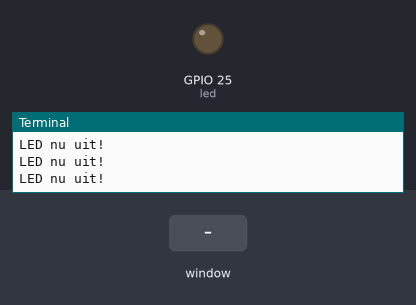
Simulated run of this program. Board: Raspberry Pi (BCM pin numbers). Parts: output pins drawn as LEDs (lit = HIGH), the last lines printed to the terminal. The test bench sets the inputs (shaded band). The desktop window is not drawn, its controls go by their first labels and the mouse button is held 0.15 s; the clock reads 2024-03-15 10:24:30 at power-on unless the program sets it.

Above: at 1.2 s.
1.3 s: control labelled "LICHT AAN" in the window clicked
At 2.1 s:
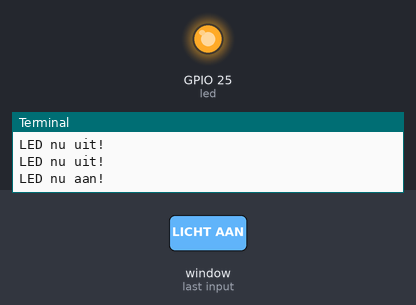
3.8 s: slider 1 in the window set to 50
Timing chart, 0 to 6.8 s (numbered marks = the images above; inputs shaded):
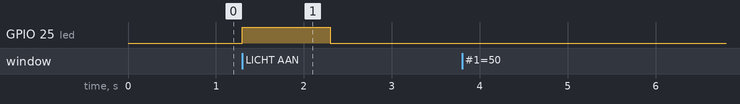

The program:

oef_6-5_slider_tijdsduur_led.py
```python
from tkinter import *
import RPi.GPIO as GPIO
import time


window = Tk()
window.geometry("500x200")
window.title ("Toggle LED")

led=25
tijd_aan=1
status_led =0
time_start=0

GPIO.setwarnings(False)
GPIO.setmode(GPIO.BCM)
GPIO.setup(led, GPIO.OUT)

def led_aan():
    global status_led, time_start
    time_start=time.time()
    status_led = 1
    GPIO.output(led, 1)
    print("LED nu aan!")


def change_slider(p):
    global tijd_aan
    tijd_aan=int(p)
    print("tijd_aan=",tijd_aan)

btn_toggle = Button(window, text="LICHT AAN", command=led_aan)
btn_toggle.place(x=10, y=10)

slider = Scale(window, from_=1,to=100, tickinterval =10 , length= 450, orient = HORIZONTAL , command = change_slider)
slider.place(x=10, y=50)

time_vorige=0
knippersnelheid=1

while True:
    if (time.time() - time_start >= tijd_aan) :
            GPIO.output(led, 0)
            print("LED nu uit!")
            #status_led = 0
    #print("loop still running")
    window.update()
```

Measured:
- after the input at 1.3 s, GPIO 25 (led): LOW → HIGH at once, → LOW 1.0 s later
